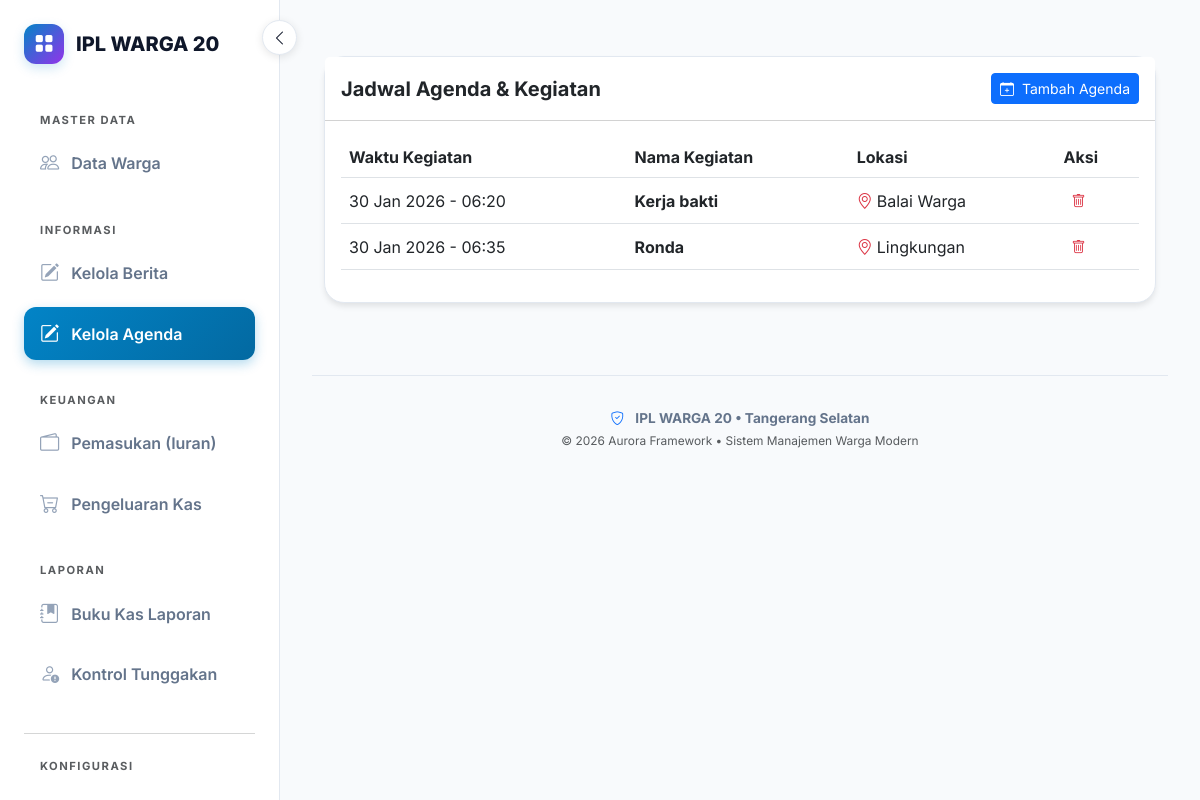
Page /admin/agenda (signed in) on the committed database.
### models.py (models this page shows)
class Identitas(db.Model):
    id = db.Column(db.Integer, primary_key=True)
    nama_app = db.Column(db.String(100))
    alamat = db.Column(db.String(255))
    kota = db.Column(db.String(50))
    no_hp = db.Column(db.String(20))
    ketua = db.Column(db.String(100))
    sekretaris = db.Column(db.String(100))
    keterangan = db.Column(db.String(255))
    visi = db.Column(db.Text)
    misi = db.Column(db.Text)
    sejarah = db.Column(db.Text)
    label_anggota = db.Column(db.String(50), default='Warga')
    label_iuran = db.Column(db.String(50), default='Iuran')
    label_tingkat1 = db.Column(db.String(50), default='Zona')
    label_tingkat2 = db.Column(db.String(50), default='Blok')
    label_tingkat3 = db.Column(db.String(50), default='Cluster')

class Agenda(db.Model):
    id = db.Column(db.Integer, primary_key=True)
    nama_kegiatan = db.Column(db.String(200), nullable=False)
    tanggal_kegiatan = db.Column(db.DateTime, nullable=False)
    lokasi = db.Column(db.String(200))
    keterangan = db.Column(db.Text)
    penulis = db.Column(db.String(100))

### agenda.py (the view)
@agenda_bp.route('/admin/agenda')
@login_required
def list_admin():
    data = Agenda.query.order_by(Agenda.tanggal_kegiatan.asc()).all()
    return render_template('agenda_admin.html', data=data)

### app.py (called while the page is built)
@login_manager.user_loader
def load_user(user_id):
    return db.session.get(User, int(user_id))

@app.before_request
def check_app_license():
    if request.endpoint and ('static' in request.endpoint or 'activate_license' in request.endpoint):
        return
    status, days_left = license_mgr.check_license()
    if status == "EXPIRED":
        return render_template_string(ACTIVATION_PAGE_HTML, hwid=license_mgr.get_hwid())
    request.license_status = status
    request.license_days_left = days_left

@app.context_processor
def inject_globals():
    berita_sidebar = Berita.query.order_by(Berita.tanggal.desc()).limit(5).all()
    agenda_sidebar = Agenda.query.order_by(Agenda.tanggal_kegiatan.asc()).limit(3).all()
    status = getattr(request, 'license_status', 'ACTIVE')
    days = getattr(request, 'license_days_left', 0)
    return {
        'datetime': datetime,
        'identitas': Identitas.query.first(),
        'active_page': request.path,
        'current_user': current_user,
        'sidebar_berita': berita_sidebar,
        'sidebar_agenda': agenda_sidebar,
        'is_trial': (status == 'TRIAL'),
        'license_days': days,
        'machine_id': license_mgr.get_hwid()
    }

    def get_hwid(self):
        try:
            sys_plat = platform.system()
            if sys_plat == 'Windows':
                cmd = 'wmic csproduct get uuid'
                return subprocess.check_output(cmd, shell=True).decode().split('\n')[1].strip()
            elif sys_plat == 'Darwin':  # macOS
                cmd = "ioreg -rd1 -c IOPlatformExpertDevice | grep -E '(IOPlatformUUID|uuid)'"
                output = subprocess.check_output(cmd, shell=True).decode()
                return output.split('"')[-2]
            return hashlib.sha256(str(uuid.getnode()).encode()).hexdigest()[:16].upper()
        except Exception:
            return "UNKNOWN-MACHINE-ID"

    def get_expected_key(self):
        hwid = self.get_hwid()
        raw = f"{hwid}::{self.secret_salt}"
        return hashlib.sha256(raw.encode()).hexdigest()[:20].upper()

    def _load_license_file(self):
        if os.path.exists(self.license_file):
            try:
                with open(self.license_file, 'r') as f:
                    return json.load(f)
            except: return None
        return None

### templates/agenda_admin.html (shortened to what this page needs)
{% extends "base.html" %}
{% block content %}
<div class="container py-4">
    <div class="card border-0 shadow-sm">
        <div class="card-header bg-white py-3 d-flex justify-content-between align-items-center">
            <h5 class="mb-0 fw-bold">Jadwal Agenda & Kegiatan</h5>
            <button class="btn btn-primary btn-sm" data-bs-toggle="modal" data-bs-target="#modalTambahAgenda">
                <i class="bi bi-calendar-plus me-1"></i> Tambah Agenda
            </button>
        </div>
        <div class="card-body">
            <div class="table-responsive">
                <table class="table table-hover align-middle">
                    <thead>
                        <tr>
                            <th>Waktu Kegiatan</th>
                            <th>Nama Kegiatan</th>
                            <th>Lokasi</th>
                            <th>Aksi</th>
                        </tr>
                    </thead>
                    <tbody>
                        {% for item in data %}
                        <tr>
                            <td>{{ item.tanggal_kegiatan.strftime('%d %b %Y - %H:%M') }}</td>
                            <td class="fw-bold">{{ item.nama_kegiatan }}</td>
                            <td><i class="bi bi-geo-alt me-1 text-danger"></i>{{ item.lokasi }}</td>
                            <td>
                                <a href="{{ url_for('agenda.hapus', id=item.id) }}" class="btn btn-sm btn-outline-danger border-0" onclick="return confirm('Hapus agenda ini?')">
                                    <i class="bi bi-trash"></i>
                                </a>
                            </td>
                        </tr>
                        {% endfor %}
                    </tbody>
                </table>
            </div>
        </div>
    </div>
</div>
{% endblock %}

### templates/base.html (shortened to what this page needs)
<!DOCTYPE html>
<html lang="id">
<head>
    <link href="https://cdn.jsdelivr.net/npm/bootstrap@5.3.0/dist/css/bootstrap.min.css" rel="stylesheet">
    <link rel="stylesheet" href="https://cdn.jsdelivr.net/npm/bootstrap-icons@1.11.0/font/bootstrap-icons.css">
    <link rel="stylesheet" href="https://cdnjs.cloudflare.com/ajax/libs/animate.css/4.1.1/animate.min.css"/>
</head>
<body>
    <button class="desktop-toggle btn d-none d-lg-flex" id="desktopToggle" aria-label="Toggle Sidebar">
        <i class="bi bi-chevron-left" id="toggleIcon"></i>
    </button>
    <nav class="sidebar" id="sidebar">
        <a href="/" class="sidebar-brand">
            <div class="brand-icon">
                <i class="bi bi-grid-fill"></i>
            </div>
            <span class="text-truncate">{{ identitas.nama_app if identitas else 'AURORA LEDGER' }}</span>
        </a>
        <div class="nav flex-column nav-pills">
            {% set active_page = request.path %}
            <small class="text-uppercase text-muted fw-bold mb-2 px-3 mt-2 section-title" style="font-size: 0.7rem; letter-spacing: 1.5px;">Master Data</small>
            <a href="/warga" class="nav-link {{ 'active' if active_page.startswith('/warga') }}">
                <i class="bi bi-people"></i> <span>Data {{ identitas.label_anggota }}</span>
            </a>
            <small class="text-uppercase text-muted fw-bold mb-2 px-3 mt-4 section-title" style="font-size: 0.7rem; letter-spacing: 1.5px;">Informasi</small>
            <a class="nav-link {{ 'active' if active_page.startswith('/admin/berita') }}" href="{{ url_for('berita.list_admin') }}">
                <i class="bi bi-pencil-square"></i> <span>Kelola Berita</span>
            </a>
            <a class="nav-link {{ 'active' if active_page.startswith('/admin/agenda') }}" href="{{ url_for('agenda.list_admin') }}">
                <i class="bi bi-pencil-square"></i> <span>Kelola Agenda</span>
            </a>
            <small class="text-uppercase text-muted fw-bold mb-2 px-3 mt-4 section-title" style="font-size: 0.7rem; letter-spacing: 1.5px;">Keuangan</small>
            <a class="nav-link {{ 'active' if active_page == '/' or active_page == '/bayar' }}" href="/">
                <i class="bi bi-wallet2"></i> <span>Pemasukan (Iuran)</span>
            </a>
            <a class="nav-link {{ 'active' if active_page.startswith('/pengeluaran') }}" href="/pengeluaran">
                <i class="bi bi-cart-dash"></i> <span>Pengeluaran Kas</span>
            </a>
            <small class="text-uppercase text-muted fw-bold mb-2 px-3 mt-4 section-title" style="font-size: 0.7rem; letter-spacing: 1.5px;">Laporan</small>
            <a class="nav-link {{ 'active' if active_page == '/laporan' }}" href="/laporan">
                <i class="bi bi-journal-bookmark-fill"></i> <span>Buku Kas Laporan</span>
            </a>
            <a class="nav-link {{ 'active' if active_page == '/laporan/tunggakan' }}" href="/laporan/tunggakan">
                <i class="bi bi-person-exclamation"></i> <span>Kontrol Tunggakan</span>
            </a>
            <hr class="my-4 text-muted opacity-25">
            <small class="text-uppercase text-muted fw-bold mb-2 px-3 section-title" style="font-size: 0.7rem; letter-spacing: 1.5px;">Konfigurasi</small>
            <a class="nav-link {{ 'active' if active_page.startswith('/identitas') }}" href="/identitas">
                <i class="bi bi-sliders"></i> <span>Identitas Aplikasi</span>
            </a>
        </div>
    </nav>
    <div class="main-content">
        <div class="animate__animated animate__fadeIn">
            {% block content %}{% endblock %}
        </div>
        <footer class="text-center mt-5">
            <div class="container-fluid">
                <p class="mb-1 fw-bold">
                    <i class="bi bi-shield-check me-2 text-primary"></i>
                    {{ identitas.nama_app if identitas else 'AURORA LEDGER' }}
                    {% if identitas and identitas.kota %} &bull; {{ identitas.kota }}{% endif %}
                </p>
                <p class="small mb-0 text-muted">
                    &copy; 2026 Aurora Framework &bull; Sistem Manajemen Warga Modern
                </p>
            </div>
        </footer>
    </div>
</body>
</html>

### templates/base.html (style rules this page uses)
* { margin: 0; padding: 0; box-sizing: border-box; }
:root { --electric-blue: #0284c7; --neon-purple: #9333ea; --sidebar-width: 280px; --sidebar-collapsed-width: 85px; --slate-dark: #0f172a; --slate-muted: #64748b; --bg-light: #f8fafc; --z-sidebar: 1030; --z-mobile-toggle: 1040; --z-sidebar-backdrop: 1025; --transition-speed: 0.3s; }
body { font-family: 'Inter', sans-serif; background: var(--bg-light); color: var(--slate-dark); min-height: 100vh; overflow-x: hidden; transition: background var(--transition-speed); }
.sidebar { width: var(--sidebar-width); height: 100vh; position: fixed; top: 0; left: 0; z-index: var(--z-sidebar); background: #ffffff; border-right: 1px solid #e2e8f0; padding: 1.5rem; display: flex; flex-direction: column; transition: width var(--transition-speed) ease, transform var(--transition-speed) ease; overflow-y: auto; overflow-x: hidden; }
.sidebar-brand { font-weight: 800; font-size: 1.25rem; color: var(--slate-dark); text-decoration: none; display: flex; align-items: center; margin-bottom: 2.5rem; white-space: nowrap; }
.brand-icon { width: 40px; height: 40px; min-width: 40px; background: linear-gradient(135deg, var(--electric-blue), var(--neon-purple)); border-radius: 12px; display: flex; align-items: center; justify-content: center; color: white; font-size: 1.2rem; margin-right: 0.75rem; box-shadow: 0 4px 12px rgba(2, 132, 199, 0.2); transition: margin var(--transition-speed); }
.nav-pills .nav-link { color: var(--slate-muted); font-weight: 600; padding: 0.75rem 1rem; border-radius: 12px; margin-bottom: 0.5rem; transition: all 0.2s ease; display: flex; align-items: center; white-space: nowrap; }
.nav-pills .nav-link i { font-size: 1.2rem; margin-right: 0.75rem; color: #94a3b8; }
.nav-pills .nav-link.active { background: linear-gradient(135deg, var(--electric-blue), #0369a1); color: #ffffff !important; box-shadow: 0 4px 12px rgba(2, 132, 199, 0.3); }
.nav-pills .nav-link.active i { color: #ffffff !important; }
.main-content { margin-left: var(--sidebar-width); padding: 2rem; min-height: 100vh; display: flex; flex-direction: column; transition: margin-left var(--transition-speed) ease; }
.menu-toggle, .desktop-toggle { position: fixed; z-index: var(--z-mobile-toggle); padding: 0.5rem 0.7rem; background: white; border-radius: 8px; box-shadow: 0 2px 8px rgba(0,0,0,0.1); border: 1px solid #e2e8f0; color: var(--slate-dark); cursor: pointer; display: flex; align-items: center; justify-content: center; }
.desktop-toggle { top: 1.25rem; left: calc(var(--sidebar-width) - 18px); transition: left var(--transition-speed) ease; width: 35px; height: 35px; border-radius: 50%; }
.card { background: #ffffff !important; border: 1px solid #e2e8f0 !important; border-radius: 20px; box-shadow: 0 4px 6px -1px rgba(0,0,0,0.1) !important; }
footer { margin-top: auto; padding-top: 2rem; border-top: 1px solid #e2e8f0; color: var(--slate-muted); font-size: 0.85rem; }

### rows in the picture
Identitas: nama_app "IPL WARGA 20", label_anggota "Warga", kota "Tangerang Selatan"
Agenda: tanggal_kegiatan "30 Jan 2026 - 06:20", nama_kegiatan "Kerja bakti", lokasi "Balai Warga"
Agenda: tanggal_kegiatan "30 Jan 2026 - 06:35", nama_kegiatan "Ronda", lokasi "Lingkungan"
